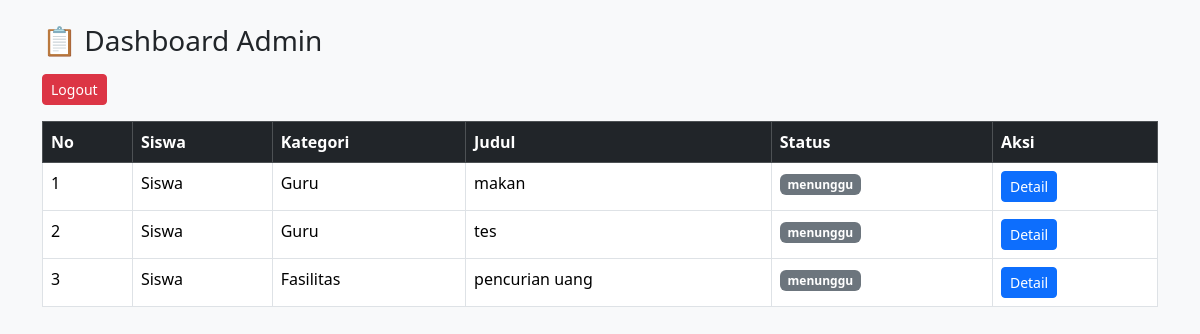
/dashboard_admin.php (signed in), run on the app's committed database.
### tables this page shows
CREATE TABLE `pengaduan` (
  `id` int(11) NOT NULL,
  `id_user` int(11) NOT NULL,
  `id_kategori` int(11) DEFAULT NULL,
  `judul` varchar(150) DEFAULT NULL,
  `isi` text DEFAULT NULL,
  `status` enum('menunggu','diproses','selesai') DEFAULT 'menunggu',
  `created_at` timestamp NOT NULL DEFAULT current_timestamp()
);

CREATE TABLE `users` (
  `id` int(11) NOT NULL,
  `nama` varchar(100) NOT NULL,
  `email` varchar(100) NOT NULL,
  `password` varchar(255) NOT NULL,
  `role` enum('siswa','admin') NOT NULL,
  `created_at` timestamp NOT NULL DEFAULT current_timestamp()
);

CREATE TABLE `kategori` (
  `id` int(11) NOT NULL,
  `nama_kategori` varchar(100) NOT NULL
);

### dashboard_admin.php (the view, shortened to what this page needs)
<?php
include 'koneksi.php';
$data = mysqli_query($conn, "
    SELECT p.*, u.nama, k.nama_kategori
    FROM pengaduan p
    JOIN users u ON p.id_user = u.id
    JOIN kategori k ON p.id_kategori = k.id
    ORDER BY p.id DESC
");
?>
<!DOCTYPE html>
<html>
<head>
<link href="https://cdn.jsdelivr.net/npm/bootstrap@5.3.2/dist/css/bootstrap.min.css" rel="stylesheet">
</head>
<body class="bg-light">
<div class="container mt-4">
    <h3 class="mb-3">📋 Dashboard Admin</h3>
    <a href="logout.php" class="btn btn-danger btn-sm mb-3">Logout</a>
    <table class="table table-bordered table-hover bg-white">
        <tr class="table-dark">
            <th>No</th>
            <th>Siswa</th>
            <th>Kategori</th>
            <th>Judul</th>
            <th>Status</th>
            <th>Aksi</th>
        </tr>
        <?php $no=1; while($row = mysqli_fetch_assoc($data)) { ?>
        <tr>
            <td><?= $no++ ?></td>
            <td><?= $row['nama'] ?></td>
            <td><?= $row['nama_kategori'] ?></td>
            <td><?= $row['judul'] ?></td>
            <td>
                <span class="badge bg-<?=
                    $row['status']=='selesai'?'success':
                    ($row['status']=='diproses'?'warning':'secondary')
                ?>">
                    <?= $row['status'] ?>
                </span>
            </td>
            <td>
                <a href="detail_admin.php?id=<?= $row['id'] ?>" class="btn btn-primary btn-sm">
                    Detail
                </a>
            </td>
        </tr>
        <?php } ?>
    </table>
</div>
</body>
</html>

### data on the page
pengaduan: id_user.nama "Siswa", kategori.nama_kategori "Guru", judul "makan", status "menunggu"
pengaduan: id_user.nama "Siswa", kategori.nama_kategori "Guru", judul "tes", status "menunggu"
pengaduan: id_user.nama "Siswa", kategori.nama_kategori "Fasilitas", judul "pencurian uang", status "menunggu"
